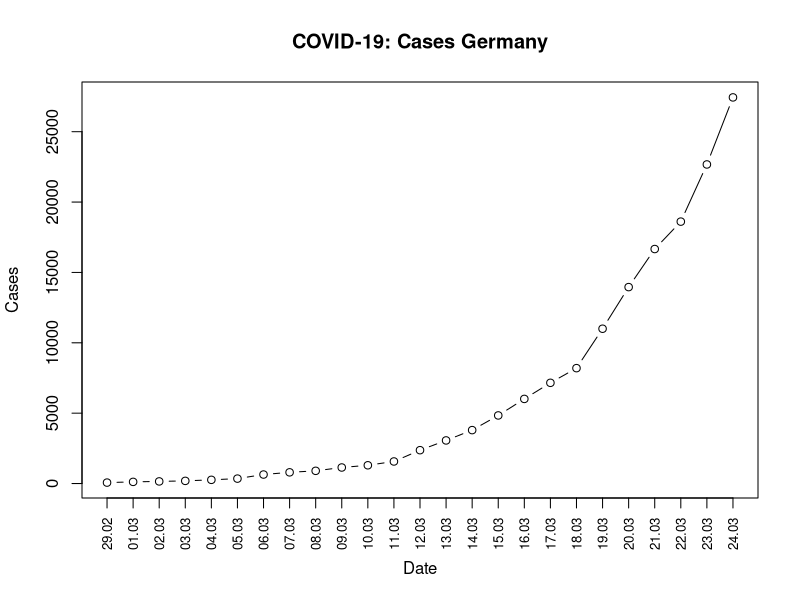
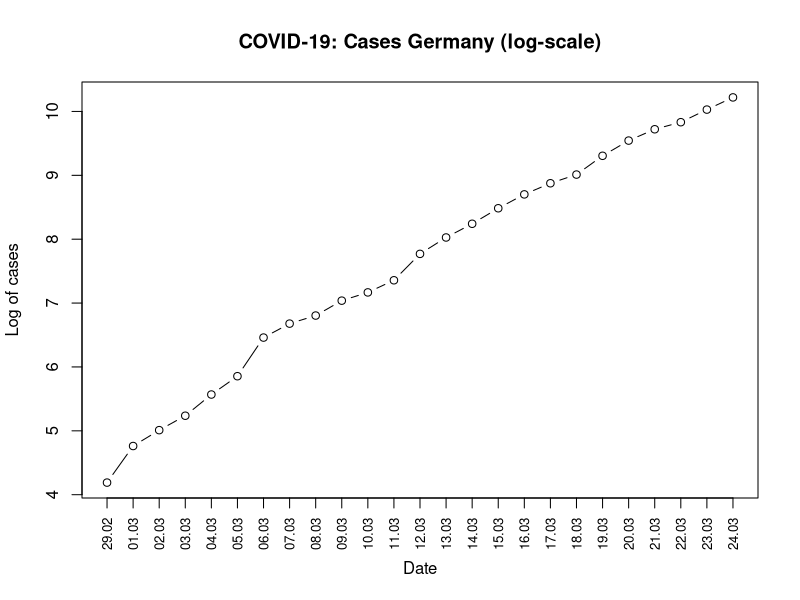
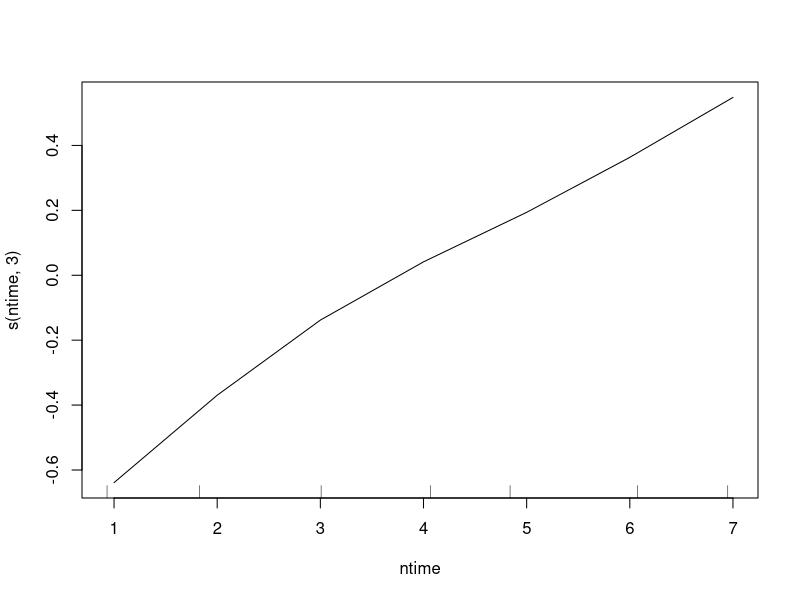
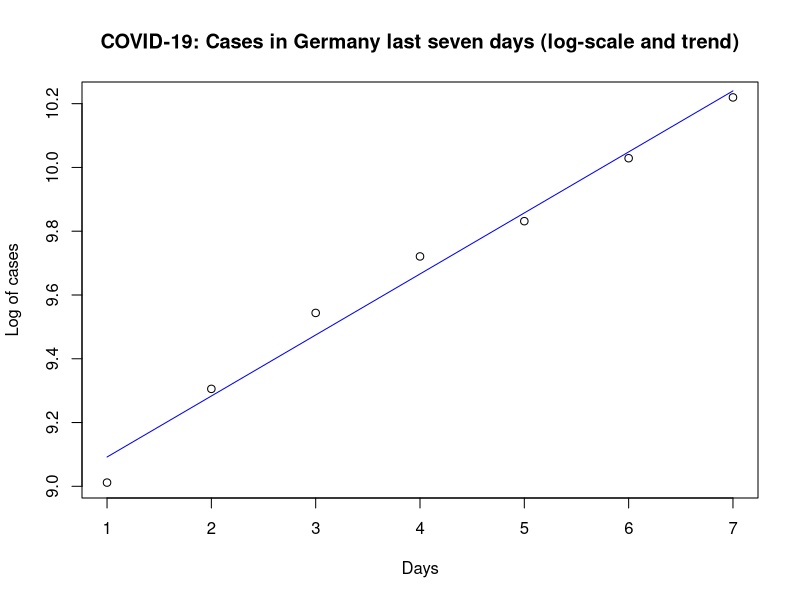
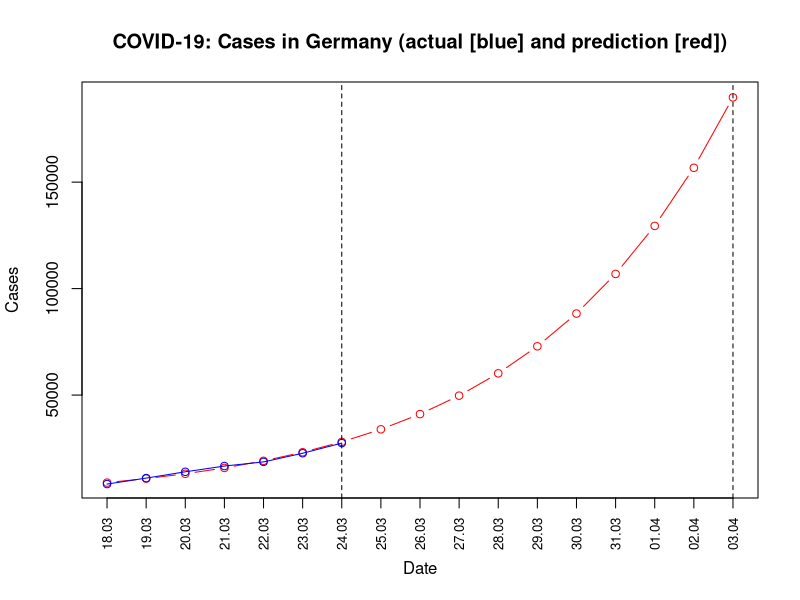

Reproduce these figures in R, in order.

# COVID-19 cases Germany (Source: RKI / https://www.rki.de/DE/Content/InfAZ/N/Neuartiges_Coronavirus/Fallzahlen.html)

time = c("29-02-2020","01-03-2020","02-03-2020","03-03-2020","04-03-2020","05-03-2020","06-03-2020","07-03-2020","08-03-2020",
         "09-03-2020","10-03-2020","11-03-2020","12-03-2020","13-03-2020","14-03-2020","15-03-2020","16-03-2020","17-03-2020","18-03-2020",
         "19-03-2020","20-03-2020","21-03-2020","22-03-2020","23-03-2020","24-03-2020")

cases=c(66,117,150,188,262,349,639,795,902,1139,1296,1567,2369,3062,3795,4838,6012,7156,8198,10999,13957,16662,18610,22672,27436)

df=data.frame(time,cases)
df$time<- as.Date(df$time, "%d-%m-%Y")

# Plot absolute cases
plot(cases ~ time, df, xaxt = "n", type="b", main="COVID-19: Cases Germany",xlab="Date", ylab="Cases")
axis(1, df$time, format(df$time, "%d.%m"), cex.axis = .8,las = 2)

# Plot on log scale
plot(log(cases) ~ time, df, xaxt = "n", type="b", main="COVID-19: Cases Germany (log-scale)",xlab="Date", ylab="Log of cases")
axis(1, df$time, format(df$time, "%d.%m"), cex.axis = .8,las = 2)

# Subset df to last week
# !!!!!!!!!!!!
df = df[19:nrow(df),]
df$ntime = seq(1:nrow(df))

# Linear regression to find average growth rate
reg = lm(log(cases)~ntime, data=df)
summary(reg)

# Growth rate
exp(reg$coefficients[2])-1
exp((reg$coefficients[2]-0.05))-1

# Compare actual values and prediction
pred = predict(reg, newdata=df)
res = data.frame(pred, log(df$cases), df$ntime, df$cases, round(exp(pred)))
colnames(res)<-c("pred", "logcases", "ntime", "cases", "exp_pred")

# Plot actual values and prediction
png(filename=paste0("C:/Users/User/Pictures/", Sys.Date(),"_trend.png"), width = 800, height = 600)
plot(res$ntime,res$logcases, xlab = "Days", ylab="Log of cases", main="COVID-19: Cases in Germany last seven days (log-scale and trend)")
lines(res$ntime,res$pred,col="blue")
dev.off()

# Predict cases over longer period assuming growth rates
mydays = seq(1:17)
mydates = seq(as.Date(paste0(min(df$time),"%d-%m-%Y")), by = "day", length.out = length(mydays))
ltp = data.frame(mydays,mydates)
ltp$mycases1 = round(exp(reg$coefficients[1]+ltp$mydays*reg$coefficients[2]))
ltp$mycases2 = round(exp(reg$coefficients[1]+ltp$mydays*(reg$coefficients[2]-0.05) ))
ltp

# Plot prediction with different growth rates
png(filename=paste0("C:/Users/User/Pictures/", Sys.Date(),"_pred.png"), width = 800, height = 600)
plot(mycases1 ~ mydates, ltp, xaxt = "n", type="b", main="COVID-19: Cases in Germany (actual [blue] and prediction [red])",xlab="Date", ylab="Cases", col = "red", yaxt='n')
axis(2,cex.axis=1)
# Alternative trend
#lines(mycases2 ~ mydates, ltp, type="o", col="green")
lines(cases ~ time, df, type = "o", col = "blue")
axis(1, ltp$mydates, format(ltp$mydates, "%d.%m"), cex.axis = .8,las = 2)
# !!!!!!!!!!!!! date for plotting
abline(v=as.Date("24-03-2020","%d-%m-%Y"), col=c("black"),lty=2)
abline(v=as.Date("03-04-2020","%d-%m-%Y"), col=c("black"),lty=2)
dev.off()

# Growth rate
print(paste0("Data since: ", min(df$time)," | Growth rate: ",exp(reg$coefficients[2])-1))

# GAM
library(gam)
gam = gam(log(cases)~s(ntime,3), data=df)
plot(gam)
